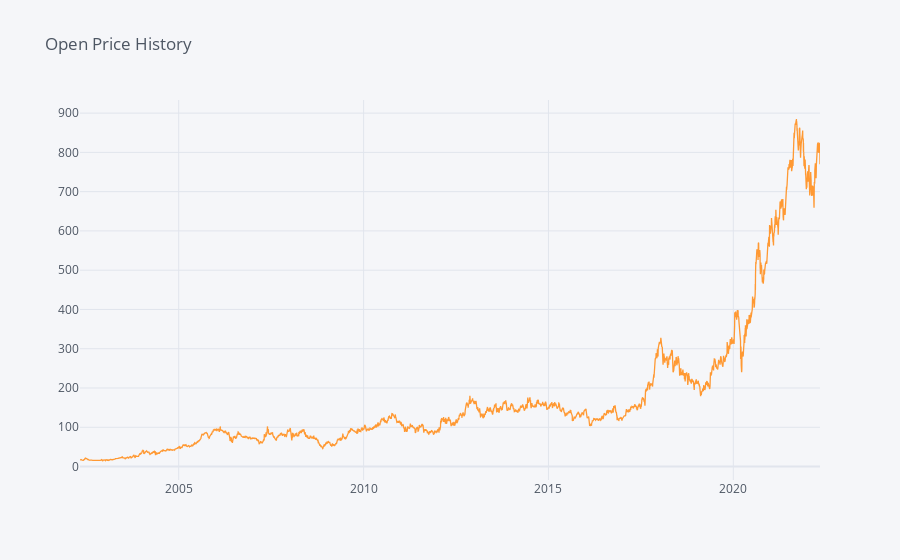

Here is the notebook cell this chart was saved with:
### Code cell
Tata_df["Open"].iplot(kind = 'line',title = 'Open Price History')

### Figure 1 — Plotly figure (JSON) as saved in the notebook; plotly's stock layout.template omitted (floating-point values rounded to 4 significant figures; data arrays with more than 128 entries replaced by an {"elided": "..."} marker saying what was removed)
{"data": [{"line": {"color": "rgba(255, 153, 51, 1.0)", "dash": "solid", "shape": "linear", "width": 1.3}, "mode": "lines", "name": "Open", "text": "", "type": "scatter", "x": {"elided": "4942 str values"}, "y": {"elided": "4942 float values"}}], "layout": {"legend": {"bgcolor": "#F5F6F9", "font": {"color": "#4D5663"}}, "paper_bgcolor": "#F5F6F9", "plot_bgcolor": "#F5F6F9", "title": {"font": {"color": "#4D5663"}, "text": "Open Price History"}, "xaxis": {"gridcolor": "#E1E5ED", "showgrid": true, "tickfont": {"color": "#4D5663"}, "title": {"font": {"color": "#4D5663"}, "text": ""}, "zerolinecolor": "#E1E5ED"}, "yaxis": {"gridcolor": "#E1E5ED", "showgrid": true, "tickfont": {"color": "#4D5663"}, "title": {"font": {"color": "#4D5663"}, "text": ""}, "zerolinecolor": "#E1E5ED"}}}
